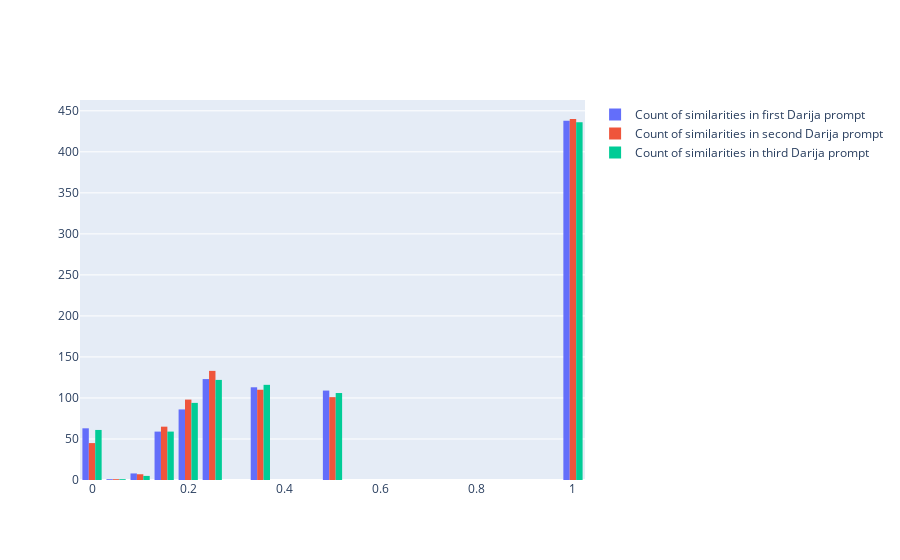

This figure's notebook cell:
### Code cell
import plotly.graph_objects as go


fig = go.Figure()

fig.add_trace(go.Histogram(histfunc="count", y=dataset['similarity_p1'], x=dataset['similarity_p1'], name="Count of similarities in first Darija prompt"))
fig.add_trace(go.Histogram(histfunc="count", y=dataset['similarity_p2'], x=dataset['similarity_p2'], name="Count of similarities in second Darija prompt"))
fig.add_trace(go.Histogram(histfunc="count", y=dataset['similarity_p3'], x=dataset['similarity_p3'], name="Count of similarities in third Darija prompt"))

fig.show()

### Figure 1 — Plotly figure (JSON) as saved in the notebook; plotly's stock layout.template omitted (floating-point values rounded to 4 significant figures; data arrays with more than 128 entries replaced by an {"elided": "..."} marker saying what was removed)
{"data": [{"histfunc": "count", "name": "Count of similarities in first Darija prompt", "type": "histogram", "x": {"elided": "1000 float values"}, "y": {"elided": "1000 float values"}}, {"histfunc": "count", "name": "Count of similarities in second Darija prompt", "type": "histogram", "x": {"elided": "1000 float values"}, "y": {"elided": "1000 float values"}}, {"histfunc": "count", "name": "Count of similarities in third Darija prompt", "type": "histogram", "x": {"elided": "1000 float values"}, "y": {"elided": "1000 float values"}}], "layout": {}}
